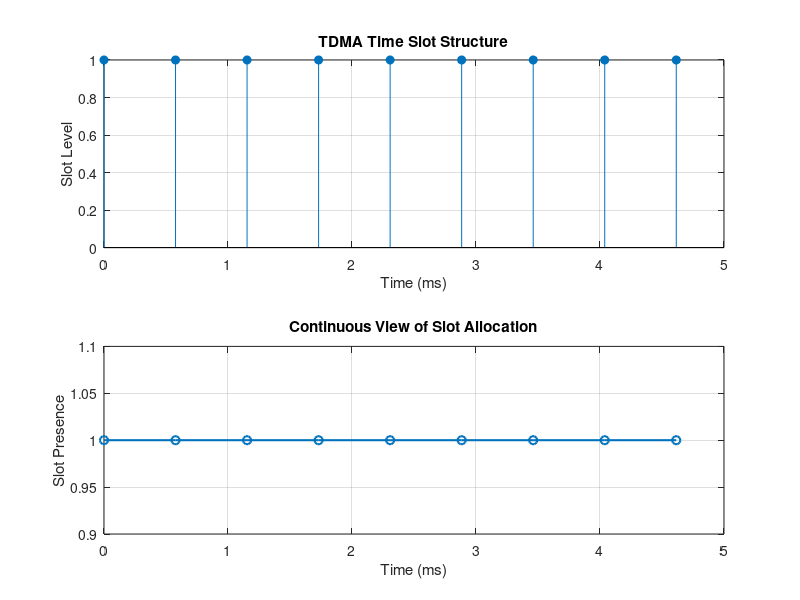
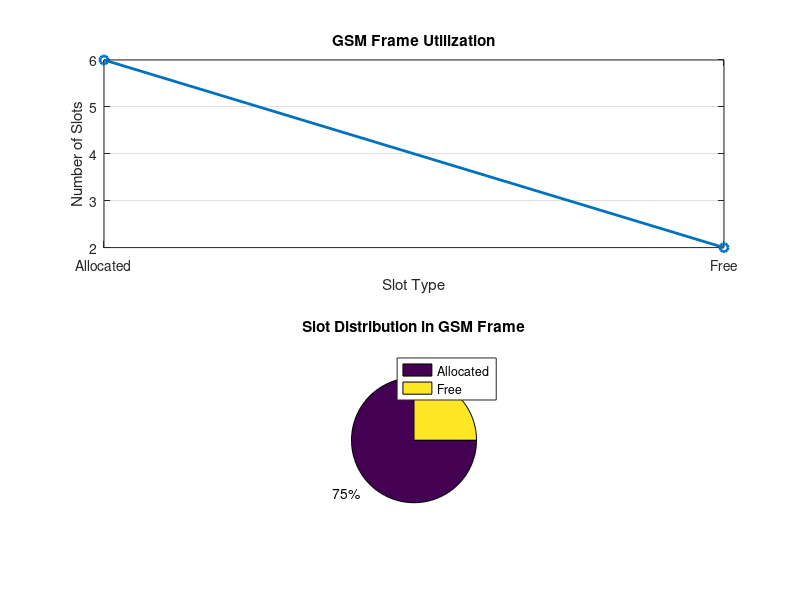

Write the MATLAB code that produced these figures, in order. (Note: this script raises an error after producing the figures.)
clc;
clear;
close all;

%% ==========================================================
% Create Output Folder
%% ==========================================================

scriptPath = fileparts(mfilename('fullpath'));

if isempty(scriptPath)
    scriptPath = pwd;
end

outputFolder = fullfile(scriptPath,'TDMA_Analysis_Output');

if ~exist(outputFolder,'dir')
    mkdir(outputFolder);
end

%% ==========================================================
% Objective 1 : TDMA Time Slot Structure
%% ==========================================================

FrameTime = 4.615;      % GSM Frame Time (ms)
Slots = 8;              % Number of Time Slots
SlotDuration = FrameTime/Slots;

t = 0:SlotDuration:FrameTime;

fig1 = figure;

subplot(2,1,1)
stem(t,ones(size(t)),'filled')
title('TDMA Time Slot Structure')
xlabel('Time (ms)')
ylabel('Slot Level')
grid on

subplot(2,1,2)
plot(t,ones(size(t)),'-o','LineWidth',1.5)
title('Continuous View of Slot Allocation')
xlabel('Time (ms)')
ylabel('Slot Presence')
grid on

exportgraphics(fig1,...
    fullfile(outputFolder,'Objective1_TDMA_Time_Slot_Structure.png'),...
    'Resolution',300);

%% ==========================================================
% Objective 2 : GSM Frame Utilization
%% ==========================================================

TotalSlots = 8;
AllocatedSlots = 6;
FreeSlots = TotalSlots - AllocatedSlots;

Utilization = (AllocatedSlots/TotalSlots)*100;

disp(' ')
disp('==============================')
disp('Frame Utilization (%)')
disp(Utilization)

fig2 = figure;

subplot(2,1,1)
plot([1 2],[AllocatedSlots FreeSlots],'-o','LineWidth',2)
title('GSM Frame Utilization')
xlabel('Slot Type')
ylabel('Number of Slots')
xticks([1 2])
xticklabels({'Allocated','Free'})
grid on

subplot(2,1,2)
pie([AllocatedSlots FreeSlots])
title('Slot Distribution in GSM Frame')
legend('Allocated','Free')

exportgraphics(fig2,...
    fullfile(outputFolder,'Objective2_GSM_Frame_Utilization.png'),...
    'Resolution',300);

%% ==========================================================
% Objective 3 : TDMA Slot Allocation per User
%% ==========================================================

Users = 1:8;

AvailableSlots = 5;

Alloc = zeros(1,8);
Alloc(1:AvailableSlots) = 1;

Blocked = 1 - Alloc;

disp(' ')
disp('==============================')
disp('User Wise Slot Allocation')

disp(table(Users',Alloc',...
    'VariableNames',{'User','Status_1_Allocated_0_Blocked'}))

fig3 = figure;

subplot(2,1,1)
stem(Users,Alloc,'filled','LineWidth',2)
title('TDMA Slot Allocation per User')
xlabel('User Index')
ylabel('Slot Status')
ylim([-0.2 1.2])
grid on

subplot(2,1,2)
plot(Users,Alloc,'-o','LineWidth',2)
hold on
plot(Users,Blocked,'-s','LineWidth',2)

title('TDMA Slot Utilization Analysis')
xlabel('User Index')
ylabel('Status')

legend('Allocated','Blocked')
grid on

exportgraphics(fig3,...
    fullfile(outputFolder,'Objective3_TDMA_Slot_Allocation.png'),...
    'Resolution',300);

%% ==========================================================
% Completion Message
%% ==========================================================

disp(' ')
disp('All objectives executed successfully.')
disp(['Images saved in: ',outputFolder])

disp('Saved Files:')
disp('1. Objective1_TDMA_Time_Slot_Structure.png')
disp('2. Objective2_GSM_Frame_Utilization.png')
disp('3. Objective3_TDMA_Slot_Allocation.png')
